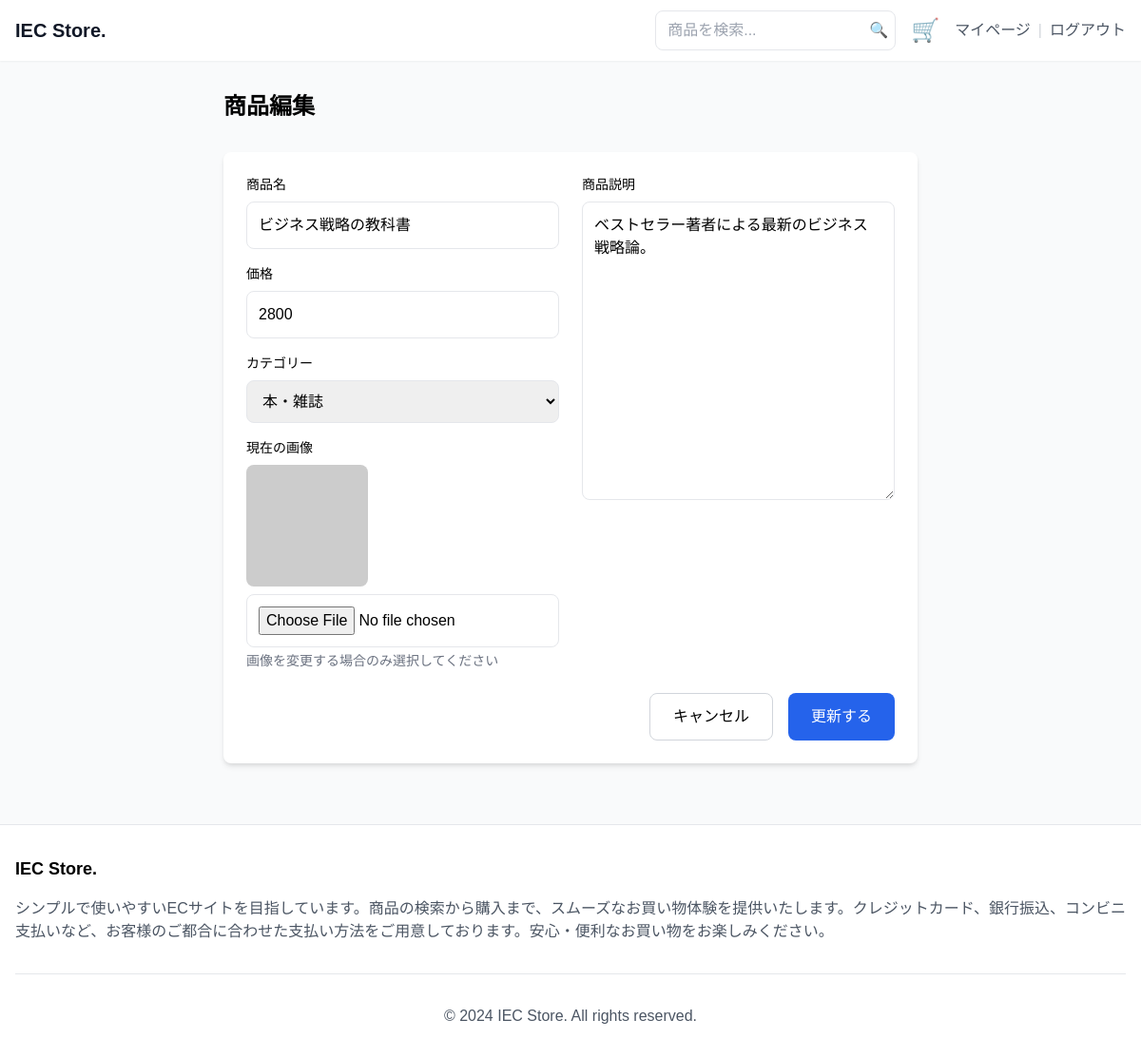
Page /edit_product.php?id=11 (signed in) on the committed database.
### tables this page shows
CREATE TABLE `products` (
  `id` int(11) NOT NULL,
  `user_id` int(11) NOT NULL,
  `name` varchar(100) NOT NULL,
  `description` text DEFAULT NULL,
  `price` int(11) NOT NULL,
  `image_path` varchar(255) DEFAULT NULL,
  `status` enum('active','sold','hidden') DEFAULT 'active',
  `created_at` timestamp NOT NULL DEFAULT current_timestamp(),
  `updated_at` timestamp NOT NULL DEFAULT current_timestamp() ON UPDATE current_timestamp(),
  `category_id` int(11) DEFAULT NULL
);

CREATE TABLE `categories` (
  `id` int(11) NOT NULL,
  `name` varchar(50) NOT NULL
);

### includes/functions.php (called while the page is built, shortened)
<?php
function h($str)
{
    return htmlspecialchars($str, ENT_QUOTES, 'UTF-8');
}

### edit_product.php (the view, shortened to what this page needs)
<?php
require_once 'includes/functions.php';
$product_id = isset($_GET['id']) ? (int)$_GET['id'] : 0;
try {
    $pdo = get_db_connection();
    $stmt = $pdo->prepare("
        SELECT * FROM products
        WHERE id = :product_id AND user_id = :user_id
    ");
    $stmt->execute([
        ':product_id' => $product_id,
        ':user_id' => $_SESSION['user_id']
    ]);
    $product = $stmt->fetch(PDO::FETCH_ASSOC);
    $categories = $pdo->query("SELECT * FROM categories ORDER BY name")->fetchAll();
} catch (PDOException $e) {
    $_SESSION['error'] = 'データベースエラー: ' . $e->getMessage();
    header('Location: profile.php');
    exit();
}
include 'includes/head.php';
?>
<body class="bg-gray-50 flex flex-col min-h-screen">
    <?php include 'includes/header.php'; ?>
    <main class="max-w-7xl mx-auto px-4 py-6 sm:py-8">
        <h2 class="text-2xl font-bold mb-6 sm:mb-8">商品編集</h2>
        <form method="POST" enctype="multipart/form-data" class="bg-white rounded-lg shadow-md p-4 sm:p-6">
            <div class="grid grid-cols-1 md:grid-cols-2 gap-6">
                <div class="space-y-4">
                    <div>
                        <label class="block mb-2 text-sm font-medium">商品名</label>
                        <input type="text" name="name" required
                            value="<?php echo h($product['name']); ?>"
                            class="w-full p-3 border rounded-lg focus:ring-2 focus:ring-blue-500">
                    </div>
                    <div>
                        <label class="block mb-2 text-sm font-medium">価格</label>
                        <input type="number" name="price" required min="1"
                            value="<?php echo h($product['price']); ?>"
                            class="w-full p-3 border rounded-lg focus:ring-2 focus:ring-blue-500">
                    </div>
                    <div>
                        <label class="block mb-2 text-sm font-medium">カテゴリー</label>
                        <select name="category_id" required
                            class="w-full p-3 border rounded-lg focus:ring-2 focus:ring-blue-500">
                            <?php foreach ($categories as $category): ?>
                                <option value="<?php echo $category['id']; ?>"
                                    <?php echo $product['category_id'] == $category['id'] ? 'selected' : ''; ?>>
                                    <?php echo h($category['name']); ?>
                                </option>
                            <?php endforeach; ?>
                        </select>
                    </div>
                    <div>
                        <label class="block mb-2 text-sm font-medium">現在の画像</label>
                        <img src="<?php echo h($product['image_path']); ?>"
                            alt="現在の商品画像"
                            class="w-32 h-32 object-cover rounded-lg mb-2">
                        <input type="file" name="image" accept="image/*"
                            class="w-full p-3 border rounded-lg focus:ring-2 focus:ring-blue-500">
                        <p class="text-sm text-gray-500 mt-1">画像を変更する場合のみ選択してください</p>
                    </div>
                </div>
                <div>
                    <label class="block mb-2 text-sm font-medium">商品説明</label>
                    <textarea name="description" required rows="12"
                        class="w-full p-3 border rounded-lg focus:ring-2 focus:ring-blue-500"><?php echo h($product['description']); ?></textarea>
                </div>
            </div>
            <div class="flex flex-col sm:flex-row justify-end gap-4 mt-6">
                <a href="profile.php"
                    class="text-center py-3 px-6 border border-gray-300 rounded-lg hover:bg-gray-50">
                    キャンセル
                </a>
                <button type="submit"
                    class="bg-blue-600 text-white py-3 px-6 rounded-lg hover:bg-blue-700">
                    更新する
                </button>
            </div>
        </form>
    </main>
    <?php include 'includes/footer.php'; ?>
</body>
</html>

### style.css (style rules this page uses)
body { font-family: "Noto Sans JP", sans-serif; margin: 0; padding: 0; box-sizing: border-box; }

### rows in the picture
products: name "ビジネス戦略の教科書", price "2800", category_id "本・雑誌", description "ベストセラー著者による最新のビジネス戦略論。"
